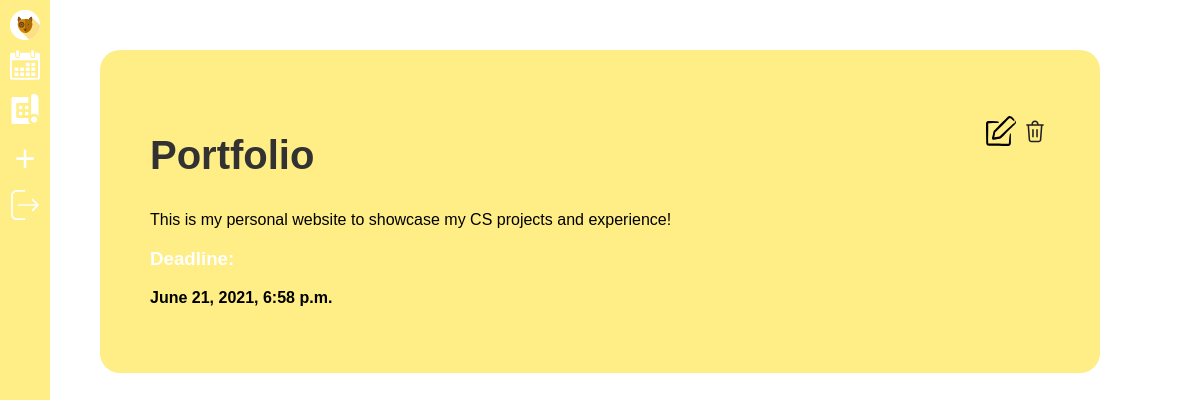
Page /projects (signed in) on the committed database.
### spot/models.py (models this page shows, shortened)
class Project(models.Model):
    user = models.ForeignKey(User, on_delete=CASCADE, related_name="projects",blank=True,null=True)
    title = models.CharField(max_length=64)
    description = models.TextField(default="No description yet.")
    deadline = models.DateTimeField()

### spot/views.py (the view)
# urls.py: path("projects",views.projects,name="projects"),
@login_required
def projects(request):
    projects = Project.objects.filter(user=request.user).order_by('deadline')
    return render(request,"projects.html",{"projects":projects})

### spot/templates/projects.html (shortened to what this page needs)
{% extends "layout.html" %}
{% load static %}
{% block body %}
    <div id="blueprints">
    {% for project in projects %}
        <div class="project grid-87-13">
            <div>
                <h2><a id="project-link" href="{% url 'project' project.id %}">{{project.title}}</a></h2>
                <p>{{project.description}}</p>
                <h3>Deadline:</h3>
                <p><b>{{project.deadline}}</b></p>
            </div>
            <div class="edit-btns">
                <ul>
                    <li><a href="{% url 'edit-project' project.id %}"><img src="{% static 'images/edit.svg' %}"></a></li>
                    <li><a href="{% url 'delete-project' project.id %}"><img src="{% static 'images/delete.svg' %}"></a></li>
                </ul>
            </div>
        </div>
    {% empty %}
        <div id="no-projects">
            <h1>You don't have any projects yet.</h1>
            <h1><a href="{% url 'add-project' %}" id="create-project-btn">Create One!</a></h1>
        </div>
    {% endfor %}
    </div>
{% endblock %}

### spot/static/styles.css (style rules this page uses)
body { font-family: 'Noto Sans JP', 'Noto Sans JP', sans-serif; margin: 0; padding: 0; height: 100%; width: 100%; overflow-x: hidden; }
.project h1, .project h2 { color: #323232; }
.project h3 { color: white; }
h2 { font-size: 40px; }
a, a:visited { text-decoration: none; color: #ffe553; }
#calendar, #blueprints, #addproject, #cancel { position: relative; padding: 50px 100px 50px; -webkit-animation: fade 1s; animation: fade 1s; }
.edit-btns { position: relative; text-align: right; width: -webkit-fit-content; width: -moz-fit-content; width: fit-content; }
.edit-btns a { cursor: pointer; }
.edit-btns img { width: 30px; }
.edit-btns li { display: inline-block; }
.edit-btns ul { list-style-type: none; padding: 0; }
.project { background-color: #FFED86; width: -webkit-fill-available; display: -webkit-box; display: -ms-flexbox; display: flex; -webkit-box-pack: justify; -ms-flex-pack: justify; justify-content: space-between; padding: 50px; border-radius: 20px; }
.grid-87-13 { -ms-grid-columns: 87% 13%; grid-template-columns: 87% 13%; }
#project-link { color: #323232; }

### rows in the picture
Project: title "Portfolio", description "This is my personal website to showcase my CS projects and experience!", deadline "June 21, 2021, 6:58 p.m."
